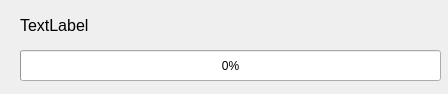
<?xml version="1.0" encoding="UTF-8"?>
<ui version="4.0">
 <class>ProgressDialog1</class>
 <widget class="QWidget" name="ProgressDialog1">
  <property name="geometry">
   <rect>
    <x>0</x>
    <y>0</y>
    <width>448</width>
    <height>94</height>
   </rect>
  </property>
  <property name="windowTitle">
   <string>ProgressDialog1</string>
  </property>
  <widget class="QLabel" name="progressMessage1">
   <property name="geometry">
    <rect>
     <x>20</x>
     <y>10</y>
     <width>411</width>
     <height>31</height>
    </rect>
   </property>
   <property name="text">
    <string>&lt;html&gt;&lt;head/&gt;&lt;body&gt;&lt;p&gt;&lt;span style=&quot; font-size:12pt;&quot;&gt;TextLabel&lt;/span&gt;&lt;/p&gt;&lt;/body&gt;&lt;/html&gt;</string>
   </property>
  </widget>
  <widget class="QProgressBar" name="progressBar1">
   <property name="geometry">
    <rect>
     <x>20</x>
     <y>50</y>
     <width>421</width>
     <height>31</height>
    </rect>
   </property>
   <property name="value">
    <number>0</number>
   </property>
  </widget>
 </widget>
 <layoutdefault spacing="6" margin="11"/>
 <resources/>
 <connections/>
</ui>
